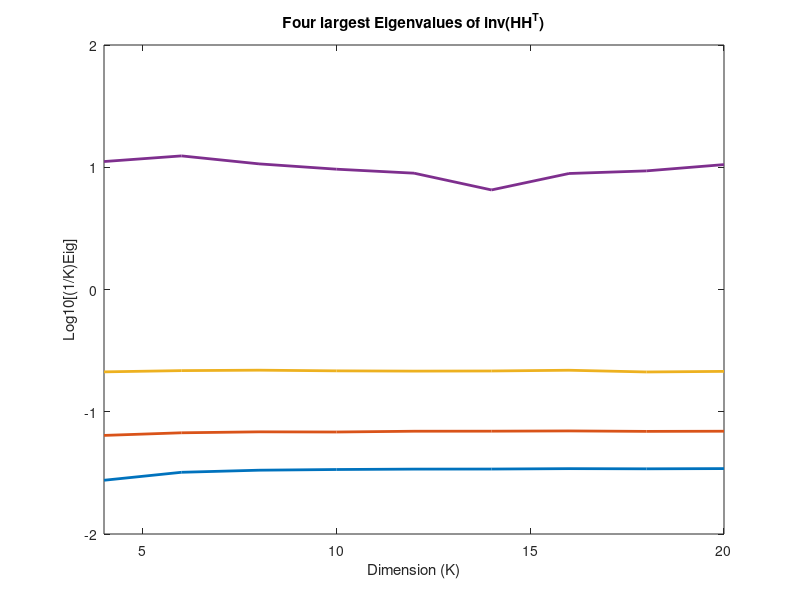

Write MATLAB code to recreate this figure.
clc
clear
close

K = 4:2:20;
cir_num = 5000;
Elogdata = zeros(4,length(K));
for ind1 = 1:1:length(K)
    Edata = zeros(4,cir_num);
    for ind2 = 1:1:cir_num
        h = sqrt(1/2)*(randn(K(ind1))+1i*randn(K(ind1)));
        hhH = inv(h*h');
        [~,E] = eig(hhH);
        Ediag = diag(E);
        Ediag = Ediag(end-3:end,:);
        Edata(:,ind2) = Ediag;
    end
    Em = mean(Edata,2);
    Elog = log10((1/K(ind1))*Em);
    Elogdata(:,ind1) = Elog;
end
Elogdata

figure
plot(K,Elogdata(1,:),'linewidth',2);hold on;
plot(K,Elogdata(2,:),'linewidth',2);plot(K,Elogdata(3,:),'linewidth',2)
plot(K,Elogdata(4,:),'linewidth',2)
xlabel('Dimension (K)');ylabel('Log10[(1/K)Eig]');axis([4 20 -2 2])
title('Four largest Eigenvalues of inv(HH^T)')